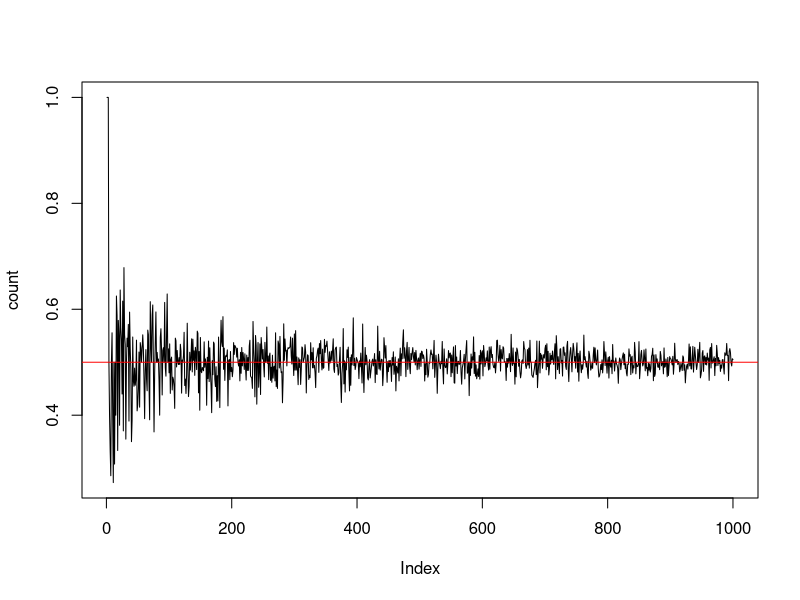

This figure's R source:
monte <- function(n) 
{
	count <- 0 
	#initilize variable named count that count 
	#how many random number gives in the range of  1 > 0.5 
	for (i in 1:n)
	{# Repeat n times 
		if(runif(1)>0.5) 
		{# if the rundom number given by the function funif() in the range of  1 > 0.5 
		 #then increment count by one
			count <- count +1 
		}
	}
	#devide counter by total number of random number we pick
	return (count/n)

}
plotMonte <- function(n)
{
	count <- c()
	#define array(or vector) named count
	for (i in 1:n)
	{
		count <- c(count, monte(i))
		#stack a pair of count and result from monte function in to count 
	}
	plot(count, type = "l")
	#pot the result 
	par(new = T)
	#allow rewrite plot
}
totalpoint <- 1000
monte(totalpoint)
#call monte function with n = totalpoint
plotMonte(totalpoint)
#call plotMonte function with n = totalpoint
abline(h = 0.5, col = "red")
#drow a red line with hight = 0.5